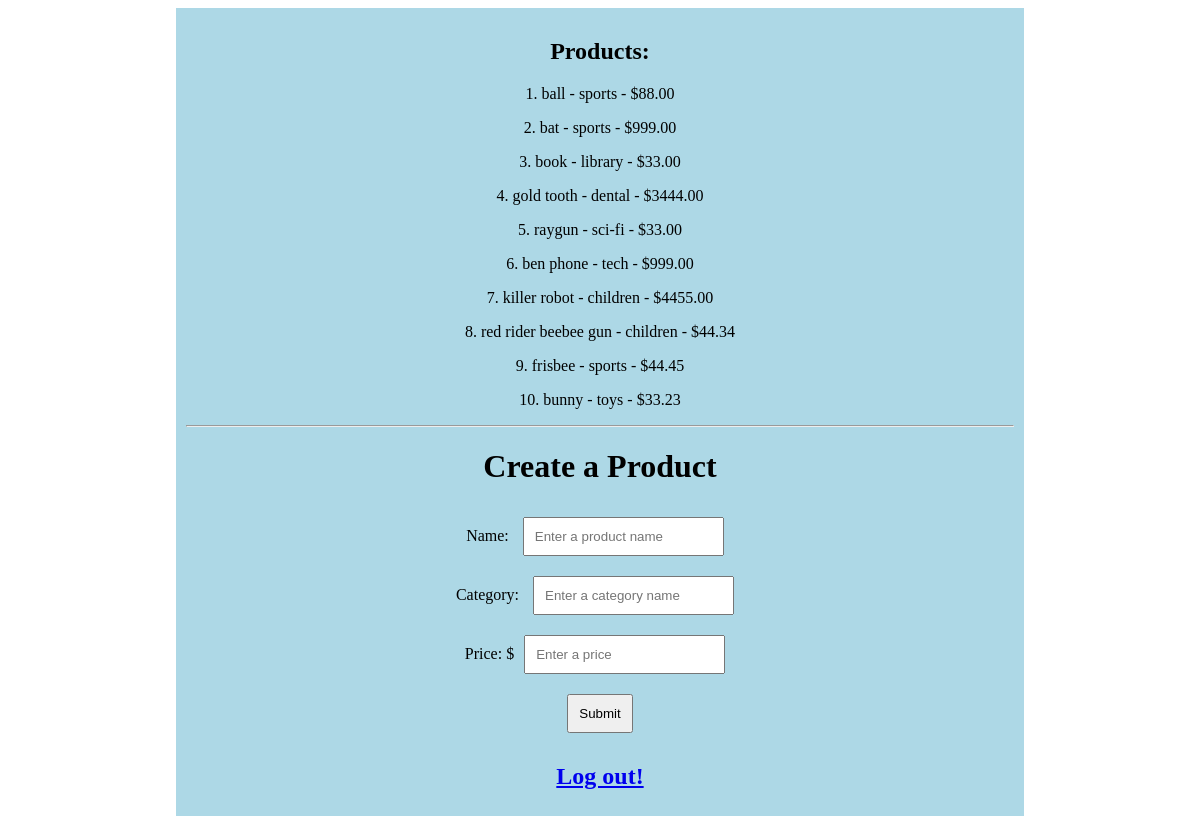
Before: /home/ (signed in) with the older database file.
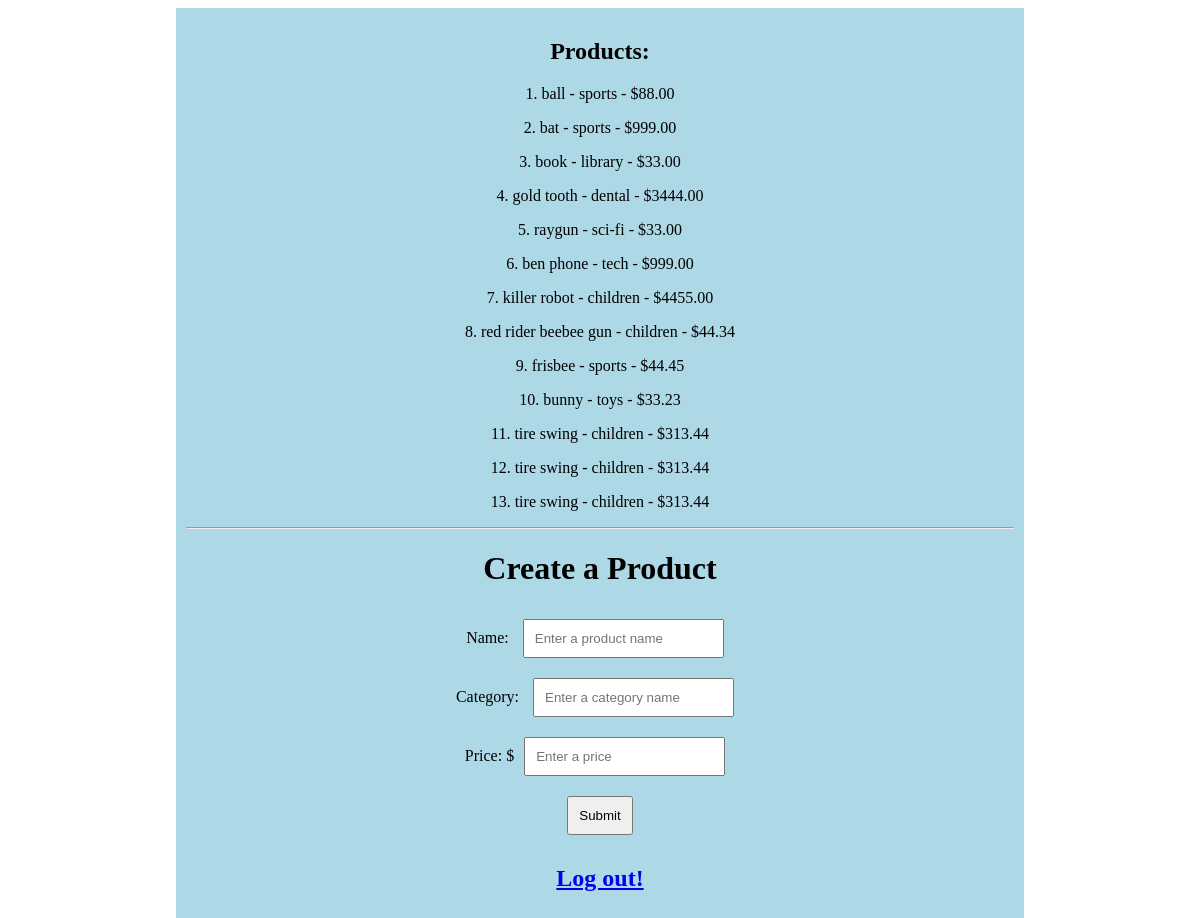
After: the same page with the newer database file.
### products_app/models.py (models this page shows)
class Product(models.Model):
    name = models.CharField(max_length=200)
    category = models.CharField(max_length=200)
    price = models.DecimalField(decimal_places=2, max_digits=10)
    class Meta:
        verbose_name_plural = 'products'

### products_app/views.py (the view)
# urls.py: url(r'^home/', views.list_products, name='list_products'),
def list_products(request):
    if not request.user.is_authenticated:
        return render(request, 'products_app/login.html', {'page_info': 'You must login to view products.'})
    return render(request, 'products_app/list_products.html', {
        'products_list': models.Product.objects.all()
        })

### products_app/templates/products_app/list_products.html (shortened to what this page needs)
{% load static %}
<!DOCTYPE html>
<html>
  <head>
    <link rel="stylesheet" type="text/css" href="{% static 'main.css' %}">
  </head>
  <body>
    <div class="wrapper">
      <div class="content">
				<h2>Products:</h2>
					{% for product in products_list %}
						<p>{{ forloop.counter }}. {{ product.name }} - {{product.category}} - ${{product.price}}</p>
					{% endfor %}
					<hr />
				<h1> Create a Product </h1>
				<form class="" action="{% url 'create_a_product' %}'" method="post">
				  Name: <input type="text" name="product_name" value="" placeholder="Enter a product name"><br />
				  Category: <input type="text" name="product_category" value="" placeholder="Enter a category name"><br />
				  Price: $<input type="text" name="product_price" value="" placeholder="Enter a price"><br />
				  <button type="submit" name="button">Submit</button>
				</form>
				<h2><a href="{% url 'logout' %}">Log out!</a></h2>
      </div>
    </div>
    <br />
  </body>
</html>

### products_app/static/main.css (style rules this page uses)
.wrapper { width: 100%; margin: 0; }
.content { text-align: center; background-color: lightblue; width: 70%; padding: 10px; margin: 0 auto; }
.content input, button { margin: 10px; padding: 10px; }

Changed rows visible on the page:
added Product: name "tire swing", category "children", price "313.44"
added Product: name "tire swing", category "children", price "313.44"
added Product: name "tire swing", category "children", price "313.44"
